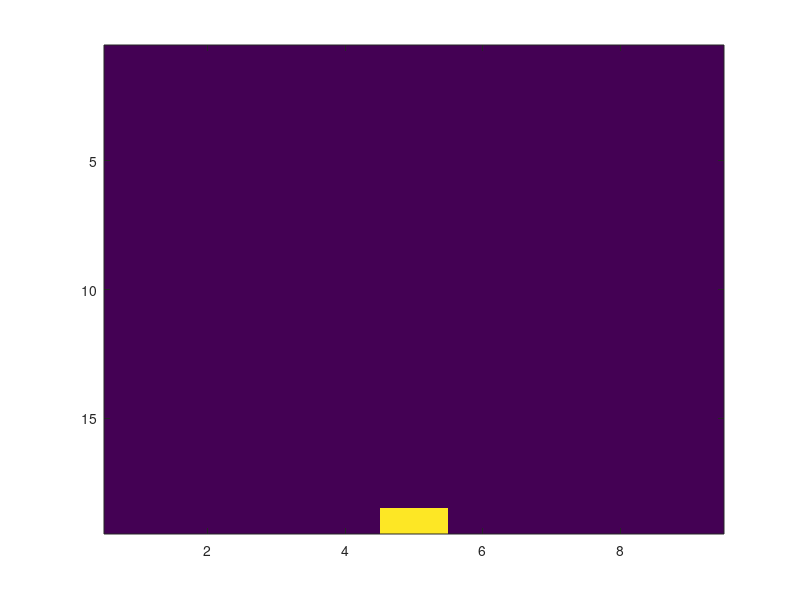

This figure's MATLAB source: (Note: this script raises an error after producing the figure.)

%NOTE: inspiration taken from 
%      https://gist.github.com/andydonzelli/65040b7f709df073a67e




function MoveCow()


%Size of playing field
maximum_x = 19
maximum_y = 9
grid = zeros(maximum_x,maximum_y)



%Starting position (Cow)
x = 19
y = 5
grid(x,y) = 1

%Cow stuff
length = 1
posX = zeros(1)
posY = zeros(1)
posX(1) = x;
posY(1) = y;

over = 0

%Creating the figure
fig1 = figure;
set(fig1,'menubar','none');



set(fig1,'CurrentObject',imagesc(grid));
set(fig1,'KeyPressFcn',@PressKey);
    

    %used to register key press (any key)
    function PressKey (~,arrow)
        moveFrog(arrow.Key)
        
        
    end
    
    function moveFrog(dir)
        movedir(dir);
        
        if over == 0
            grid(posX(1),posY(1)) = 0
            
            posX(1) = x;
            posY(1) = y;
            
            grid(x,y) = 1;
            set(fig1,'CurrentObject',imagesc(grid));
        end
    end

    %Move in direction of 'dir' key
    
    function movedir(dir)
       
           switch(dir)
               case 'uparrow'
                   if x < 2            
                       x = x
                   elseif (x==1)
                       Over();
                       
                  
                   else
                       x = x-1
                   end
               case 'downarrow'
                   if x > 18
                       x = x
                   elseif (x==1)
                       Over();
                       
                   else
                       x = x+1
                   end 
               case 'rightarrow'
                   if y >9
                       y = y
                   
                   elseif (x==1)
                       Over();
                       
                   else
                       y = y+1
                   end
               case 'leftarrow'
                   if y <2
                       y = y
                   
                   elseif (x==1)
                       Over();                      
                   else
                       y = y-1
                   end 
       
       
    end

    %When the game is done
    function Empty(~,~)
    end
            
       
   
    %Finish game on winstate
    %Displays 'You win!' in MATLAB command window
    function Over()
        set(fig1,'KeyPressFcn',@Empty);
        set(fig1,'CurrentObject',imagesc(grid));
        pause(0.01)
        close(fig1);
        disp('You win!')
        over = 1;
    end
end
        
            
            
    
            
            

end
